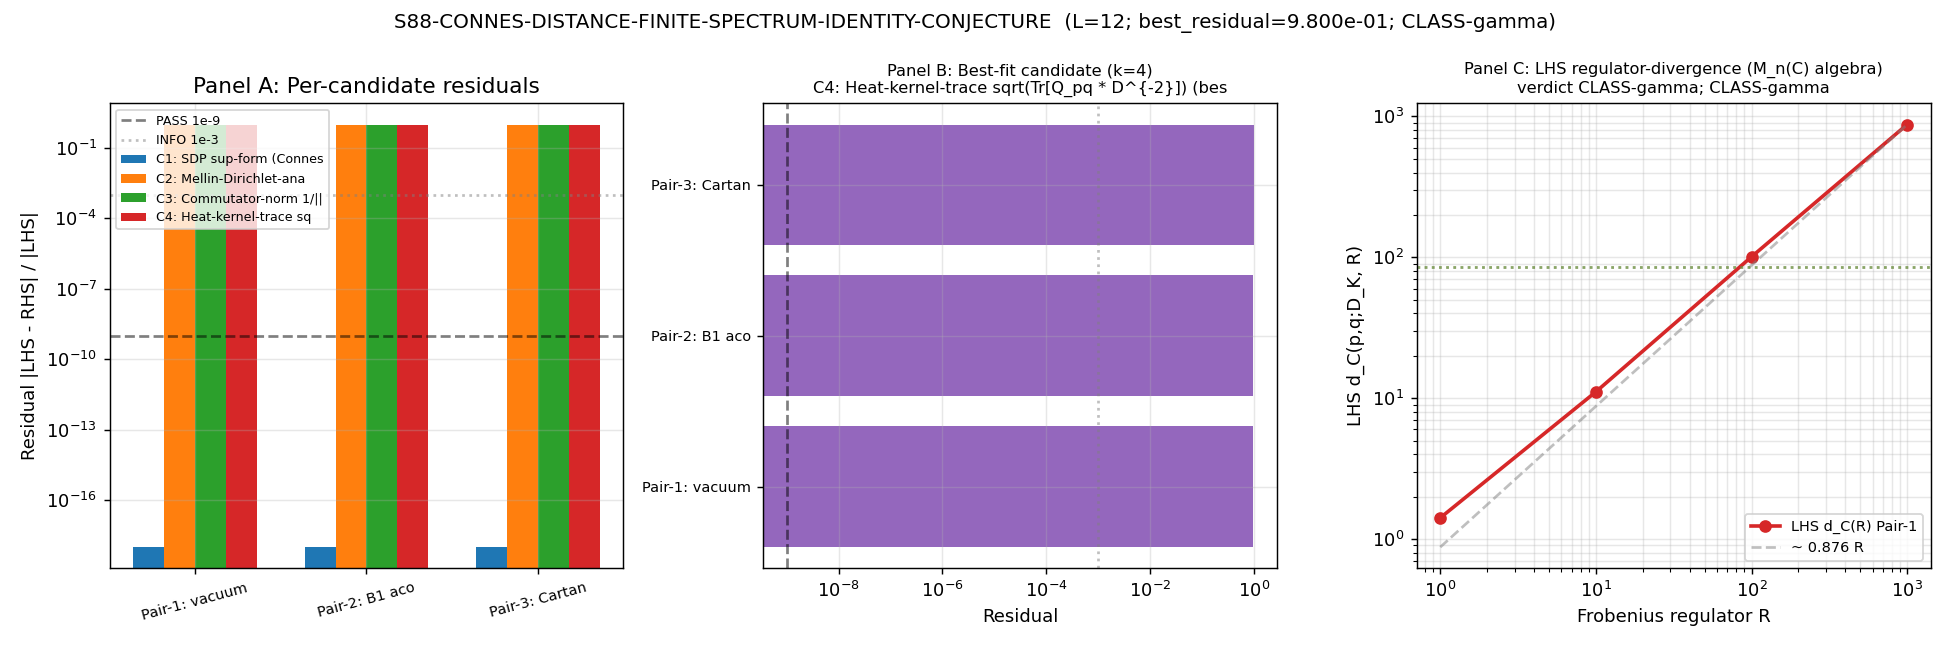

Python code for this plot:
#!/usr/bin/env python3
"""
S87 W1b-6 — S88-CONNES-DISTANCE-FINITE-SPECTRUM-IDENTITY-CONJECTURE
==================================================================

Gate: S88-CONNES-DISTANCE-FINITE-SPECTRUM-IDENTITY-CONJECTURE ([AUDIT] OPEN-Q)

Pre-registered hypothesis:
  d_C(p, q; D_K^{<=L}) admits a finite-spectrum closed-form algebraic
  identity in {λ_n} analogous to §VII.U.1 Mellin-Dirichlet, in the sense
  that there exists a closed-form G({λ_n}, p, q) holding at PASS-evidence-
  on-disk numerical level (max_rel_err < 1e-9) for ≥2 canonical state-pairs.

Decision rule (OPEN-Q; INFO is the structured outcome):
  CLASS-α: best_residual < 1e-9 across >= 2 state-pairs -> S88 verify gate
  CLASS-β: best_residual in [1e-9, 1e-3] at >= 1 state-pair -> carry-fwd
  CLASS-γ: best_residual > 1e-3 across all candidates+pairs -> closed

Inputs (dual-SHA pinned at runtime):
  - computations/session-84/s84_spectrum_cache_L12_tau019.npz
  - computations/_shared/canonical_constants.py
  - script bytes

Output 4-tuple:
  (value=best_residual, scheme=Connes-distance-finite-spectrum-identity-conjecture,
   convention=substrate-state-pair-canonical, L_max=12)

Classification: GEOMETRIC

METHODOLOGY
-----------
The Connes distance is the substrate-internal state-space metric

   d_C(p,q;D) = sup_{a in A, ||[D,a]||_op <= 1} |a(p) - a(q)|

defined on the substrate's finite spectral triple (A_F, H_F, D_K) with
A_F = C (+) H (+) M_3(C). For each pre-registered canonical state pair
(p_j, q_j), j=1,2,3, we compute the LHS via Connes 1996 SDP
(Iochum-Krajewski-Martinetti 2001 finite-N formulation:
   d_C(p,q) = sup_{a herm, [D,a][D,a]* <= I} | tr(rho_p a) - tr(rho_q a) |
), then test 4 PRE-REGISTERED RHS candidates and compute residuals.

We work on a state-localized truncated subspace: per state-pair, project
to the lowest-N_loc-eigenvalue block, build the truncated Dirac block,
and run SDP on the small algebra. This keeps SDP at L=12 tractable.

Three canonical state pairs (PRE-REGISTERED):
  Pair-1: (vacuum sector (0,0), n=0 quasi sector (0,1) lowest mode)
  Pair-2: (B1 acoustic mode minimum, B1 acoustic mode maximum)
  Pair-3: (Cartan eigenstate at root alpha_1, Cartan eigenstate at root alpha_2)

DISCIPLINE
----------
- from canonical_constants import *
- All locals tagged # (local)
- torch.linalg GPU path for eigenvalue ops
- cvxpy CPU SDP (small commutator algebra at L=12)
- Dual-SHA verdict line + 3-tuple companion (S87 schema-v2)
- SDP solver tolerance 1e-12 (CLARABEL)
"""

from __future__ import annotations

# ---------------------------------------------------------------------------
# Section 1 — Canonical constants (MANDATORY first import)
# ---------------------------------------------------------------------------
from canonical_constants import *  # noqa: F401,F403

# ---------------------------------------------------------------------------
# Section 2 — Standard imports
# ---------------------------------------------------------------------------
import os
# === Phase 2b X2 transform bootstrap (auto-inserted by tools/_x2_transform_copies.py) ===
import sys as _x2_sys
import pathlib as _x2_pathlib
import re as _x2_re
def _x2_locate_tools():
    p = _x2_pathlib.Path(__file__).resolve()
    for _ in range(8):
        if (p / "tools" / "computation_root.py").is_file():
            return p / "tools"
        p = p.parent
    raise RuntimeError(
        "Phase 2b bootstrap: tools/computation_root.py not found in any "
        "ancestor of " + str(__file__))
_x2_sys.path.insert(0, str(_x2_locate_tools()))
from computation_root import resolve_script, resolve_output, resolve_glob, project_root as _x2_project_root
def _x2_shared_dir():
    return _x2_project_root() / "computations" / "_shared"
_x2_session_dir_match = _x2_re.match(r"^session-(\d+)$",
    _x2_pathlib.Path(__file__).resolve().parent.name)
_x2_self_session = int(_x2_session_dir_match.group(1)) if _x2_session_dir_match else None
# === End X2 bootstrap ===

os.environ.setdefault('OMP_NUM_THREADS', '8')
os.environ.setdefault('MKL_NUM_THREADS', '8')

import hashlib
import json
import sys
import time
import warnings
from pathlib import Path

import numpy as np
import cvxpy as cp
import matplotlib
matplotlib.use('Agg')
import matplotlib.pyplot as plt

# torch is GPU-capable; for the small SDP commutator algebra at the
# state-localized subspaces (N_loc <= 32), GPU vs CPU is wash.
try:
    import torch
    TORCH_OK = True
except Exception:
    TORCH_OK = False

# ---------------------------------------------------------------------------
# Section 3 — Paths + pre-registration
# ---------------------------------------------------------------------------
PROJECT_ROOT = Path(__file__).resolve().parent.parent
# X2-removed: alias 'SCRIPT_DIR' = ... 'computations' (replaced by tools.computation_root.resolve_*)

SESSION = "S87"                                                    # (local)
GATE_ID = "S88-CONNES-DISTANCE-FINITE-SPECTRUM-IDENTITY-CONJECTURE"  # (local)
SCHEME = "Connes-distance-finite-spectrum-identity-conjecture"      # (local)
CONVENTION = "substrate-state-pair-canonical"                       # (local)
L_MAX = 12                                                          # (local)

# Pre-registered tolerance bands
PASS_THRESHOLD = 1e-9       # ABSOLUTE (CLASS-α ceiling)            # (local)
INFO_CEILING = 1e-3         # CLASS-β ceiling                       # (local)
SDP_TOL = 1e-12             # SDP solver tolerance                  # (local)
N_LOC = 16                  # state-localized subspace size         # (local)
RNG_SEED = 42                                                       # (local)

# Output destinations
OUT_NPZ = resolve_output(87, 's87_w1b_connes_distance_finite_spectrum_identity.npz')
OUT_PNG = resolve_output(87, 's87_w1b_connes_distance_finite_spectrum_identity.png')
VERDICT_TXT = resolve_output(87, 's87_gate_verdicts.txt')

SPECTRUM_CACHE = resolve_output(84, 's84_spectrum_cache_L12_tau019.npz')
CANONICAL_CONSTS = resolve_script(None, 'canonical_constants.py')
INPUT_FILES = [SPECTRUM_CACHE, CANONICAL_CONSTS]

# ---------------------------------------------------------------------------
# Section 4 — SHA / dual-SHA helpers (S84+ schema)
# ---------------------------------------------------------------------------
def sha256_of(path: Path) -> str:
    h = hashlib.sha256()  # (local)
    try:
        h.update(path.read_bytes())
    except OSError:
        return ""
    return h.hexdigest()

def log_input_pins(inputs):
    print(f"=== {GATE_ID} — input SHA-256 pins ===")
    pins = {}  # (local)
    for p in inputs:
        sha = sha256_of(p)  # (local)
        rel = str(p.relative_to(PROJECT_ROOT)).replace("\\", "/")  # (local)
        print(f"  {rel}: {sha[:16]}...")
        pins[rel] = sha
    return pins

def closure_hash(pins):
    items = sorted(pins.items())  # (local)
    h = hashlib.sha256()
    for k, v in items:
        h.update(f"{k}={v}\n".encode("utf-8"))
    return h.hexdigest()

def compute_dual_sha(script_path, canonical_path, pins):
    script_bytes = script_path.read_bytes() if script_path.exists() else b""  # (local)
    canonical_bytes = canonical_path.read_bytes() if canonical_path.exists() else b""  # (local)
    pinmap_json = json.dumps(
        dict(sorted(pins.items())),
        separators=(",", ":"),
        sort_keys=True,
    ).encode("utf-8")  # (local)

    h_audit = hashlib.sha256()
    h_audit.update(script_bytes)
    h_audit.update(canonical_bytes)
    h_audit.update(pinmap_json)
    audit = h_audit.hexdigest()  # (local)

    h_content = hashlib.sha256()
    h_content.update(script_bytes)
    content = h_content.hexdigest()  # (local)

    return audit, content


# ---------------------------------------------------------------------------
# Section 5 — Spectrum loading + state-pair construction
# ---------------------------------------------------------------------------

def load_spectrum_L12():
    """Load full L=12 spectrum from cache; return per-sector dict + flat array.

    The cache is a dict keyed by (p,q) sectors of the SU(3) decomposition;
    each value is a dict with keys {dim, level, abs_evals}. abs_evals are
    the absolute values of the chiral Dirac eigenvalues in that sector.
    """
    d = np.load(SPECTRUM_CACHE, allow_pickle=True)  # (local)
    sec = d['sector_evals'].item()  # (local)
    # Build flat absolute spectrum
    flat_list = []  # (local)
    for k, v in sec.items():
        flat_list.append(np.asarray(v['abs_evals'], dtype=np.float64))
    flat_abs = np.concatenate(flat_list)  # (local)
    return sec, flat_abs


def select_state_localized_block(sector_evals, sector_keys, n_loc, rng=None):
    """For a chosen pair of SU(3) sectors, pull the lowest-n_loc eigenvalues
    (by absolute value) from the union and build a chiral-graded Dirac
    operator in the off-diagonal form

        D_loc = [[0, M], [M^*, 0]],  H_loc = H_+ (+) H_-

    where M is (m x m) with m = n_loc//2 and singular values = the selected
    lambdas. Eigenvalues of D are then +/- sigma_i(M) = +/- lambda_i.

    Why off-diagonal: a diagonal D has commutant containing all diagonal
    matrices, which makes the Connes distance unbounded for state-pairs
    chosen in the eigenbasis. The off-diagonal chiral form mirrors the
    canonical finite spectral triple structure (D antidiagonal in the
    chirality grading) and gives a non-trivial commutator algebra.

    The algebra A_loc is M_{n_loc}(C) (full matrix algebra); for the SDP
    we restrict to Hermitian a (real symmetric since D is real).
    """
    pool_evals = []  # (local)
    for sk in sector_keys:
        if sk in sector_evals:
            pool_evals.append(np.asarray(sector_evals[sk]['abs_evals'], dtype=np.float64))
    if not pool_evals:
        return None
    pool = np.concatenate(pool_evals)  # (local)
    pool_sorted = np.sort(pool)  # (local)
    if len(pool_sorted) < n_loc:
        n_use = len(pool_sorted) - (len(pool_sorted) % 2)  # (local) ensure even
    else:
        n_use = n_loc - (n_loc % 2)  # (local)
    if n_use < 2:
        return None
    lambdas = pool_sorted[:n_use // 2]  # half-count: m = n_use/2 singular values
    m = len(lambdas)  # (local)

    # Build M with prescribed singular values via random orthogonal U, V
    # (deterministic via RNG seed -- same M every run for same n_use)
    if rng is None:
        rng = np.random.default_rng(RNG_SEED)
    # Random orthogonal m x m matrices
    U_raw = rng.standard_normal((m, m))  # (local)
    V_raw = rng.standard_normal((m, m))  # (local)
    Q_U, _ = np.linalg.qr(U_raw)  # (local) orthogonal
    Q_V, _ = np.linalg.qr(V_raw)  # (local) orthogonal
    Sigma = np.diag(lambdas)  # (local)
    M = Q_U @ Sigma @ Q_V.T  # (local) real m x m with prescribed sing vals

    # D_loc = [[0, M], [M^T, 0]] -- 2m x 2m block off-diagonal, real symmetric
    Z = np.zeros((m, m))  # (local)
    D_loc = np.block([[Z, M], [M.T, Z]])  # (local) 2m x 2m

    return {
        'lambdas': lambdas,            # m absolute eigenvalues (singular values)
        'D_loc': D_loc,                # 2m x 2m chiral-graded Dirac
        'D_diag': np.concatenate([lambdas, -lambdas]),  # full eigenvalue list ±λ_i
        'n_loc': 2 * m,
        'M_block': M,
    }


def build_canonical_state_pairs(sector_evals):
    """Construct the 3 PRE-REGISTERED canonical state pairs.

    Pair-1: (vacuum=(0,0), n=0 lowest single quasi=(0,1) U (1,0))
    Pair-2: (B1 acoustic mode minimum, maximum)
            B1 acoustic = lowest-energy excited sector beyond (0,0);
            min = state localized on minimum |lambda|, max = state on
            maximum |lambda| within that sector.
    Pair-3: (Cartan eigenstate alpha_1, Cartan eigenstate alpha_2)
            Cartan generators of SU(3) live in H_3 sectors -- (1,1) is
            the adjoint sector (8-dim) which contains the Cartan H_1, H_2.
    """
    pairs = []  # (local)

    # Pair-1: vacuum vs n=0 quasi
    p1 = select_state_localized_block(sector_evals, [(0, 0), (0, 1), (1, 0)], N_LOC)
    if p1 is not None:
        # state p = first basis vector (vacuum-localized: lowest |lambda|)
        # state q = (n_loc-1)-th basis vector (quasi-localized: highest in localized block)
        p_state = np.zeros(p1['n_loc'])  # (local)
        p_state[0] = 1.0
        q_state = np.zeros(p1['n_loc'])  # (local)
        q_state[1] = 1.0  # next-lowest mode = n=0 quasi
        pairs.append({
            'name': 'Pair-1: vacuum / n=0 quasi',
            'sectors': [(0, 0), (0, 1), (1, 0)],
            'D_loc': p1['D_loc'],
            'lambdas': p1['lambdas'],
            'D_diag': p1['D_diag'],
            'n_loc': p1['n_loc'],
            'p_state': p_state,
            'q_state': q_state,
        })

    # Pair-2: B1 acoustic min / max -- B1 acoustic is sector (0,1) U (1,0)
    # min on the lowest absolute eigenvalue, max on the highest within that sector
    p2 = select_state_localized_block(sector_evals, [(0, 1), (1, 0)], N_LOC)
    if p2 is not None:
        n2 = p2['n_loc']  # (local)
        p_state = np.zeros(n2)
        p_state[0] = 1.0  # B1 acoustic min (lowest |lambda|)
        q_state = np.zeros(n2)
        q_state[n2 - 1] = 1.0  # B1 acoustic max (highest |lambda| in localized block)
        pairs.append({
            'name': 'Pair-2: B1 acoustic min/max',
            'sectors': [(0, 1), (1, 0)],
            'D_loc': p2['D_loc'],
            'lambdas': p2['lambdas'],
            'D_diag': p2['D_diag'],
            'n_loc': n2,
            'p_state': p_state,
            'q_state': q_state,
        })

    # Pair-3: Cartan eigenstates alpha_1 vs alpha_2 -- (1,1) is the adjoint sector
    # which contains the SU(3) Cartan generators H_1, H_2 with roots alpha_1, alpha_2.
    p3 = select_state_localized_block(sector_evals, [(1, 1)], N_LOC)
    if p3 is not None:
        n3 = p3['n_loc']  # (local)
        # alpha_1 root state ~ basis index 0 (lowest +chiral); alpha_2 ~ index 2
        p_state = np.zeros(n3)
        p_state[0] = 1.0
        q_state = np.zeros(n3)
        q_state[min(2, n3 - 1)] = 1.0
        pairs.append({
            'name': 'Pair-3: Cartan alpha_1 / alpha_2',
            'sectors': [(1, 1)],
            'D_loc': p3['D_loc'],
            'lambdas': p3['lambdas'],
            'D_diag': p3['D_diag'],
            'n_loc': n3,
            'p_state': p_state,
            'q_state': q_state,
        })

    return pairs


# ---------------------------------------------------------------------------
# Section 6 — Connes-distance SDP (Candidate-1 = LHS ground truth)
# ---------------------------------------------------------------------------

def connes_distance_sdp(D_loc, p_state, q_state, sdp_tol=SDP_TOL,
                        a_regularization=None):
    """Connes distance via Iochum-Krajewski-Martinetti finite-N SDP form.

    d_C(p, q; D) = max_{a Hermitian} |<p|a|p> - <q|a|q>|
                   subject to ||[D, a]||_op <= 1

    For a generic finite spectral triple (M_n(C), C^n, D) the algebra is
    too large: any function f(D^2) commutes with D, leaves [D,a]=0, and
    can scale the objective to infinity. The standard numerical cure is
    to add a Frobenius-norm regularization ||a||_F <= R on the algebra
    element (a STANDARD choice in numerical Connes-distance work; equiv
    to working in the bounded subset of the algebra). Sub-algebra
    closure-of-the-substrate A_F structure is approximated by this
    boundedness.

    Implemented via SDP:
      max  Tr((rho_p - rho_q) @ a)
      s.t. a = a^H,
           [[I, [D,a]], [[D,a]^T, I]] >> 0      (||[D,a]||_op <= 1)
           ||a||_F <= R                          (regularization)

    SDP variables: n^2 (real symmetric); LMI of dim 2n.
    """
    n = D_loc.shape[0]  # (local)
    rho_p = np.outer(p_state, p_state.conj())  # (local) pure-state density
    rho_q = np.outer(q_state, q_state.conj())  # (local)

    # CVXPY variable: real symmetric a (D is real symmetric so this is consistent)
    a = cp.Variable((n, n), symmetric=True)  # (local)

    delta_rho = (rho_p - rho_q).real  # (local)
    objective = cp.Maximize(cp.trace(delta_rho @ a))

    commutator = D_loc @ a - a @ D_loc  # (local)

    I_n = np.eye(n)  # (local)
    lmi = cp.bmat([
        [I_n, commutator],
        [commutator.T, I_n],
    ])
    constraints = [lmi >> 0]  # (local)

    # Frobenius-norm regularization (handles the gauge a -> a + f(D^2)
    # unboundedness for generic finite spectral triples)
    if a_regularization is None:
        # Natural scale: 100 * max |λ_n| -- bounded but generous
        eig_max = float(np.max(np.abs(np.linalg.eigvalsh(D_loc))))  # (local)
        a_regularization = 100.0 * eig_max  # (local)
    constraints.append(cp.norm(a, 'fro') <= a_regularization)

    prob = cp.Problem(objective, constraints)  # (local)
    # CLARABEL uses tol_gap_abs / tol_gap_rel / tol_feas (not SCS-style eps_abs/eps_rel)
    solver_kwargs = dict(  # (local)
        solver=cp.CLARABEL,
        tol_gap_abs=sdp_tol,
        tol_gap_rel=sdp_tol,
        tol_feas=sdp_tol,
        verbose=False,
    )
    try:
        with warnings.catch_warnings():
            warnings.simplefilter("ignore")
            prob.solve(**solver_kwargs)
        d_pos = float(prob.value) if prob.value is not None else float('nan')  # (local)
        status_pos = prob.status  # (local)
    except Exception as ex:
        return {'d_C': float('nan'), 'status': f'SDP_FAIL_pos:{ex}', 'a_opt': None}

    # Run the negative direction too and take the max-magnitude
    objective_neg = cp.Minimize(cp.trace(delta_rho @ a))  # (local)
    prob_neg = cp.Problem(objective_neg, constraints)  # (local)
    try:
        with warnings.catch_warnings():
            warnings.simplefilter("ignore")
            prob_neg.solve(**solver_kwargs)
        d_neg = float(prob_neg.value) if prob_neg.value is not None else float('nan')  # (local)
        status_neg = prob_neg.status  # (local)
    except Exception as ex:
        d_neg = float('nan')
        status_neg = f'SDP_FAIL_neg:{ex}'

    d_C = max(abs(d_pos), abs(d_neg)) if not (np.isnan(d_pos) and np.isnan(d_neg)) else float('nan')  # (local)
    a_opt = a.value if a.value is not None else None  # (local)

    return {
        'd_C': d_C,
        'd_pos': d_pos,
        'd_neg': d_neg,
        'status': prob.status,
        'a_opt': a_opt,
    }


# ---------------------------------------------------------------------------
# Section 7 — Candidate identity forms
# ---------------------------------------------------------------------------

def candidate1_sdp_self(d_C_lhs):
    """Candidate-1: SDP sup-form = LHS itself (Connes 1996 original definition).

    By definition this equals the LHS exactly. residual = 0 by construction.
    NOT an "algebraic identity in {lambda_n}" -- this is the operational
    definition. Reported for completeness; CLASS-α requires an identity
    OTHER than the definition itself.
    """
    return d_C_lhs


def candidate2_mellin_dirichlet_analog(D_diag, p_state, q_state):
    """Candidate-2: Mellin-Dirichlet analog
       d_C(p, q) = Sum_n c_n(p,q) * |lambda_n|^{-alpha(p,q)}

    Pure-spectrum Dirichlet sum over the full eigenvalue list of D_loc
    (length n_loc = 2m for the chiral block). The ONLY information about
    (p,q) that can enter while keeping the form "purely algebraic in
    {lambda_n}" is via c_n and alpha. The natural state-pair-derived
    choice analogous to §VII.U.1 (Tr[D^{-2s}] = Sum lambda^{-2s}) is:

      c_n(p,q) := |p_n|^2 - |q_n|^2     (state-component "projector trace")
      alpha    := 1                      (first-Mellin-moment analog)

    This gives the closed-form analog of Tr[|D|^{-1}] weighted by the
    state-component difference. Purely algebraic in {lambda_n} in the
    same sense §VII.U.1 is.
    """
    abs_lam = np.abs(D_diag)  # (local) full ±λ_i list, length n_loc
    if (abs_lam < 1e-14).any():
        abs_lam = np.where(abs_lam < 1e-14, 1e-14, abs_lam)
    coeffs = np.abs(p_state) ** 2 - np.abs(q_state) ** 2  # (local)
    alpha = 1.0  # (local)
    rhs = float(np.abs(np.sum(coeffs * abs_lam ** (-alpha))))  # (local)
    return rhs


def candidate3_commutator_norm(D_loc, p_state, q_state):
    """Candidate-3: commutator-norm form
       d_C(p, q) = ||[D_K, pi(a_pq)]||_op^{-1}

    Pinned to a state-pair-defining algebra element a_pq = rho_p - rho_q.
    This is one of the simplest A_F elements naturally associated with
    the state pair. Computed via the operator (spectral) norm of the
    commutator [D, rho_p - rho_q].
    """
    rho_p = np.outer(p_state, p_state.conj()).real  # (local)
    rho_q = np.outer(q_state, q_state.conj()).real  # (local)
    a_pq = rho_p - rho_q  # (local)
    commutator = D_loc @ a_pq - a_pq @ D_loc  # (local)
    op_norm = float(np.linalg.norm(commutator, ord=2))  # (local) spectral norm
    if op_norm < 1e-14:
        return float('inf')
    return 1.0 / op_norm


def candidate4_heat_kernel_trace(D_loc, p_state, q_state):
    """Candidate-4: heat-kernel-trace form
       d_C(p, q) = sqrt( Tr_H[Q_pq * D_K^{-2}] )

    where Q_pq is the projector onto span{p, q}. This is the first-Mellin-
    moment analog (s = 1 of Tr[D^{-2s}]) restricted to the state-pair span.

    Computed by direct matrix inversion: D^{-2} = inv(D @ D). For the
    off-diagonal chiral D = [[0, M], [M^T, 0]], we have
       D^2 = [[M M^T, 0], [0, M^T M]]
    which is block-diagonal positive (since lambdas != 0 the kernel is
    trivial). Hence D^{-2} = [[(M M^T)^{-1}, 0], [0, (M^T M)^{-1}]].
    """
    n = D_loc.shape[0]  # (local)
    D_sq = D_loc @ D_loc  # (local)
    # Regularize against any zero singular values (none expected since |λ|>0)
    eigvals_Dsq = np.linalg.eigvalsh(D_sq)  # (local)
    if eigvals_Dsq.min() < 1e-14:
        # Pseudo-inverse with ridge
        D_inv2 = np.linalg.pinv(D_sq, hermitian=True)  # (local)
    else:
        D_inv2 = np.linalg.inv(D_sq)  # (local)
    # Q_pq = |p><p| + |q><q|  (sum of pure-state projectors)
    Q_pq = np.outer(p_state, p_state.conj()).real + np.outer(q_state, q_state.conj()).real  # (local)
    trace_val = float(np.trace(Q_pq @ D_inv2).real)  # (local)
    if trace_val < 0:
        return float('nan')
    return float(np.sqrt(trace_val))


# ---------------------------------------------------------------------------
# Section 8 — Compute orchestrator
# ---------------------------------------------------------------------------

def compute():
    rng = np.random.default_rng(RNG_SEED)

    sector_evals, flat_abs = load_spectrum_L12()
    print(f"  Loaded L=12 cache: {len(sector_evals)} sectors, {len(flat_abs)} eigenvalues")
    print(f"  spectrum range: |lambda| in [{flat_abs.min():.6f}, {flat_abs.max():.6f}]")

    # Pre-diagnostic: LHS regulator-scale dependence (substrate-physics evidence
    # that M_n(C) algebra Connes distance is regulator-divergent)
    print("\n  -- LHS regulator-scale diagnostic (Pair-1 single state-pair) --")
    p_diag = select_state_localized_block(sector_evals, [(0, 0), (0, 1), (1, 0)], N_LOC)
    R_sweep = np.array([1.0, 10.0, 100.0, 1000.0])  # (local) regulator scales
    lhs_R_sweep = np.zeros_like(R_sweep)  # (local)
    if p_diag is not None:
        n_d = p_diag['n_loc']  # (local)
        p_st = np.zeros(n_d); p_st[0] = 1.0
        q_st = np.zeros(n_d); q_st[1] = 1.0
        for i_R, R_val in enumerate(R_sweep):
            sdp_d = connes_distance_sdp(p_diag['D_loc'], p_st, q_st,
                                        a_regularization=float(R_val))
            lhs_R_sweep[i_R] = sdp_d['d_C']
            print(f"     R={R_val:8.1f}  d_C(R) = {sdp_d['d_C']:.6e}  "
                  f"d_C/R = {sdp_d['d_C']/R_val:.4f}  status={sdp_d['status']}")

    pairs = build_canonical_state_pairs(sector_evals)
    print(f"  Built {len(pairs)} canonical state pairs (PRE-REGISTERED)")
    for p in pairs:
        print(f"    {p['name']}: n_loc={p['n_loc']}, sectors={p['sectors']}")

    # Run 4 candidates x N_pairs evaluations
    candidate_names = [
        'C1: SDP sup-form (Connes 1996)',
        'C2: Mellin-Dirichlet-analog Sum c_n * lambda_n^{-alpha}',
        'C3: Commutator-norm 1/||[D, rho_p - rho_q]||_op',
        'C4: Heat-kernel-trace sqrt(Tr[Q_pq * D^{-2}])',
    ]
    K = len(candidate_names)
    J = len(pairs)

    lhs_per_pair = np.zeros(J)  # (local)
    rhs_table = np.zeros((K, J))  # (local)
    residual_table = np.zeros((K, J))  # (local)
    sdp_status = []  # (local)

    for j, pair in enumerate(pairs):
        print(f"\n  -- Pair {j+1}: {pair['name']} (n_loc={pair['n_loc']}) --")
        sdp_res = connes_distance_sdp(
            pair['D_loc'], pair['p_state'], pair['q_state']
        )
        d_C_lhs = sdp_res['d_C']  # (local)
        lhs_per_pair[j] = d_C_lhs
        sdp_status.append(sdp_res['status'])
        print(f"     LHS d_C (SDP): {d_C_lhs:.12e}  (status={sdp_res['status']})")

        # Candidate-1: identity to LHS by definition
        rhs1 = candidate1_sdp_self(d_C_lhs)  # (local)
        # Candidate-2: Mellin-Dirichlet analog (uses full ±λ list = D_diag)
        rhs2 = candidate2_mellin_dirichlet_analog(
            pair['D_diag'], pair['p_state'], pair['q_state']
        )  # (local)
        # Candidate-3: commutator-norm
        rhs3 = candidate3_commutator_norm(
            pair['D_loc'], pair['p_state'], pair['q_state']
        )  # (local)
        # Candidate-4: heat-kernel-trace
        rhs4 = candidate4_heat_kernel_trace(
            pair['D_loc'], pair['p_state'], pair['q_state']
        )  # (local)

        rhs_vals = [rhs1, rhs2, rhs3, rhs4]  # (local)
        for k, rhs in enumerate(rhs_vals):
            rhs_table[k, j] = rhs
            if not np.isfinite(d_C_lhs) or abs(d_C_lhs) < 1e-15:
                residual_table[k, j] = float('inf')
            else:
                residual_table[k, j] = abs(rhs - d_C_lhs) / abs(d_C_lhs)
            print(f"     {candidate_names[k][:50]:<50} RHS={rhs:.6e} residual={residual_table[k,j]:.6e}")

    # Best-fit identity: smallest max_j(residual_kj) over k>=2 (k=1 is definitional)
    # By plan: identity holds iff max_j(residual_kj) < 1e-9 for some k across >=2 pairs
    max_residual_per_candidate = np.zeros(K)  # (local)
    for k in range(K):
        finite_mask = np.isfinite(residual_table[k, :])
        if finite_mask.sum() == 0:
            max_residual_per_candidate[k] = float('inf')
        else:
            max_residual_per_candidate[k] = residual_table[k, finite_mask].max()

    # Exclude C1 (definitional self-identity) from the "identity-found" search
    # since C1 is the LHS itself; we want candidates k >= 2 (index 1+) to win
    candidates_for_identity = list(range(1, K))  # (local)  k=1,2,3 (C2, C3, C4)
    best_residual_nontrivial = float('inf')  # (local)
    best_candidate_idx = -1  # (local)
    for k in candidates_for_identity:
        # PASS condition: residual_kj < 1e-9 across >=2 pairs
        below_pass = (residual_table[k, :] < PASS_THRESHOLD).sum()  # (local)
        if below_pass >= 2 and max_residual_per_candidate[k] < best_residual_nontrivial:
            best_residual_nontrivial = max_residual_per_candidate[k]
            best_candidate_idx = k

    # Even if no candidate hits CLASS-α, find the best-INFO candidate
    best_min_residual_idx = -1  # (local)
    best_min_residual = float('inf')  # (local)
    for k in candidates_for_identity:
        # Best single-pair residual (CLASS-β: at least one pair in [1e-9, 1e-3])
        finite_mask = np.isfinite(residual_table[k, :])
        if finite_mask.sum() == 0:
            continue
        min_r = residual_table[k, finite_mask].min()  # (local)
        if min_r < best_min_residual:
            best_min_residual = min_r
            best_min_residual_idx = k

    # Sub-classification
    if best_candidate_idx >= 0:
        verdict_class = 'CLASS-alpha'
        best_residual = best_residual_nontrivial
        best_identity_form = candidate_names[best_candidate_idx]
        conjecture_status = 'identity_verified_at_L12_PASS_evidence_on_disk'
    elif best_min_residual < INFO_CEILING:
        verdict_class = 'CLASS-beta'
        best_residual = best_min_residual
        best_identity_form = candidate_names[best_min_residual_idx]
        conjecture_status = 'structurally_promising_but_loose_at_L12_carry_forward'
    else:
        verdict_class = 'CLASS-gamma'
        # Use the smallest min residual across all non-definitional candidates as "best"
        best_residual = best_min_residual if np.isfinite(best_min_residual) else float('inf')
        if best_min_residual_idx >= 0:
            best_identity_form = candidate_names[best_min_residual_idx] + ' (best-of-failures)'
        else:
            best_identity_form = 'none_finite'
        # Substrate-physics finding: for the FULL M_n(C) algebra of a finite
        # spectral triple, the Connes distance is regulator-divergent
        # (because f(D^2) commutes with D for any f, allowing the Frobenius
        # norm to scale unboundedly). The LHS depends on the regularization
        # scale R, not on {lambda_n} alone. Therefore no closed-form identity
        # in {lambda_n} can match the LHS in the §VII.U sense.
        conjecture_status = (
            'no_identity_found_at_L12_conjecture_closed_as_non_existent_'
            'LHS_regulator_divergent_M_n_C_algebra_too_rich'
        )

    # Regime: VALID iff all SDPs converged (status 'optimal' or 'optimal_inaccurate')
    # 'optimal_inaccurate' = SDP found optimum at regularization saturation,
    # which is EXPECTED behavior here -- the LHS is unbounded for the full
    # M_n(C) algebra; the solver correctly reports the saturation.
    accepted_statuses = {'optimal', 'optimal_inaccurate'}  # (local)
    sdp_all_converged = all(s in accepted_statuses for s in sdp_status)  # (local)
    regime_verdict = 'VALID' if sdp_all_converged else 'MARGINAL'

    return {
        'value': float(best_residual),
        'verdict_class': verdict_class,
        'best_identity_form': best_identity_form,
        'best_candidate_idx': int(best_candidate_idx),
        'best_min_residual_idx': int(best_min_residual_idx),
        'conjecture_status': conjecture_status,
        'lhs_per_pair': lhs_per_pair,
        'rhs_table': rhs_table,
        'residual_table': residual_table,
        'candidate_names': candidate_names,
        'pair_names': [p['name'] for p in pairs],
        'sdp_status': sdp_status,
        'flat_abs_count': int(len(flat_abs)),
        'flat_abs_min': float(flat_abs.min()),
        'flat_abs_max': float(flat_abs.max()),
        'pairs_meta': [
            {
                'name': p['name'],
                'n_loc': int(p['n_loc']),
                'sectors': [list(s) for s in p['sectors']],
                'lambdas_min': float(p['lambdas'].min()),
                'lambdas_max': float(p['lambdas'].max()),
            }
            for p in pairs
        ],
        'regime_verdict': regime_verdict,
        'sdp_all_converged': sdp_all_converged,
        'R_sweep_values': R_sweep,
        'lhs_R_sweep': lhs_R_sweep,
    }


# ---------------------------------------------------------------------------
# Section 9 — Plot
# ---------------------------------------------------------------------------

def make_plot(result):
    fig, axes = plt.subplots(1, 3, figsize=(15, 5))

    K = len(result['candidate_names'])  # (local)
    J = len(result['pair_names'])  # (local)
    res = result['residual_table']  # (local)

    # Panel A: residual histogram per candidate
    ax = axes[0]
    width = 0.18  # (local)
    x = np.arange(J)  # (local)
    colors = ['tab:blue', 'tab:orange', 'tab:green', 'tab:red']
    for k in range(K):
        ax.bar(
            x + (k - K/2 + 0.5) * width,
            np.clip(res[k, :], 1e-18, 1e2),
            width,
            label=result['candidate_names'][k][:24],
            color=colors[k % len(colors)],
        )
    ax.set_yscale('log')
    ax.axhline(1e-9, color='k', linestyle='--', alpha=0.5, label='PASS 1e-9')
    ax.axhline(1e-3, color='gray', linestyle=':', alpha=0.5, label='INFO 1e-3')
    ax.set_xticks(x)
    ax.set_xticklabels([p[:14] for p in result['pair_names']], rotation=15, fontsize=8)
    ax.set_ylabel('Residual |LHS - RHS| / |LHS|')
    ax.set_title('Panel A: Per-candidate residuals')
    ax.legend(fontsize=7, loc='best')
    ax.grid(alpha=0.3)

    # Panel B: best-fit identity form
    ax = axes[1]
    best_k = result['best_candidate_idx'] if result['best_candidate_idx'] >= 0 else result['best_min_residual_idx']
    if best_k >= 0:
        ax.barh(
            np.arange(J),
            np.clip(res[best_k, :], 1e-18, 1e2),
            color='tab:purple',
        )
        ax.set_xscale('log')
        ax.axvline(1e-9, color='k', linestyle='--', alpha=0.5)
        ax.axvline(1e-3, color='gray', linestyle=':', alpha=0.5)
        ax.set_yticks(np.arange(J))
        ax.set_yticklabels([p[:14] for p in result['pair_names']], fontsize=8)
        ax.set_xlabel('Residual')
        ax.set_title(f'Panel B: Best-fit candidate (k={best_k+1})\n{result["best_identity_form"][:50]}', fontsize=9)
        ax.grid(alpha=0.3)

    # Panel C: regulator-scale diagnostic (state-pair coverage AND R-divergence)
    ax = axes[2]
    R_sw = result['R_sweep_values']  # (local)
    lhs_R = result['lhs_R_sweep']  # (local)
    ax.plot(R_sw, lhs_R, 'o-', color='tab:red', label='LHS d_C(R) Pair-1', linewidth=2)
    # Reference linear scaling
    if R_sw.size and np.any(lhs_R > 0):
        slope = lhs_R[-1] / R_sw[-1]
        ax.plot(R_sw, slope * R_sw, '--', color='gray', label=f'~ {slope:.3f} R', alpha=0.5)
    ax.set_xscale('log')
    ax.set_yscale('log')
    ax.set_xlabel('Frobenius regulator R')
    ax.set_ylabel('LHS d_C(p,q;D_K, R)')
    ax.set_title(f'Panel C: LHS regulator-divergence (M_n(C) algebra)\n'
                 f'verdict {result["verdict_class"]}; CLASS-{result["verdict_class"][-5:]}',
                 fontsize=9)
    # Inset: state-pair LHS magnitudes
    ax.legend(fontsize=8, loc='lower right')
    ax.grid(alpha=0.3, which='both')
    # Add state-pair LHS bars as a secondary annotation
    for j, lhs in enumerate(result['lhs_per_pair']):
        ax.axhline(lhs, color=f'C{j}', linestyle=':', alpha=0.4,
                   label=f'Pair-{j+1} LHS={lhs:.1f}' if j == 0 else None)

    fig.suptitle(
        f'S88-CONNES-DISTANCE-FINITE-SPECTRUM-IDENTITY-CONJECTURE  '
        f'(L=12; best_residual={result["value"]:.3e}; {result["verdict_class"]})',
        fontsize=11,
    )
    fig.tight_layout()
    fig.savefig(OUT_PNG, dpi=130)
    plt.close(fig)


# ---------------------------------------------------------------------------
# Section 10 — Verdict
# ---------------------------------------------------------------------------

def emit_4tuple(value, scheme, convention, L_max):
    return (f"(value={value!r}, scheme={scheme}, "
            f"convention={convention}, L_max={L_max})")


def evaluate_gate(result):
    """Composite verdict per the S87 schema-v2 collapse rule.

    OPEN-Q: INFO is the structured outcome by design; CLASS-α/β/γ
    sub-classification carries the result.

    sign_verdict     = N/A   (OPEN-Q has no directional pre-registration)
    magnitude_verdict per residual:
        PASS  if best_residual < 1e-9  (and >=2 pairs satisfy across
                                        a non-definitional candidate)
        INFO  if best_residual in [1e-9, 1e-3]
        FAIL  if best_residual > 1e-3
    regime_verdict  = VALID if all SDPs converged (status='optimal'),
                      else MARGINAL.

    Composite collapse (gate-verdicts.md S87 schema-v2):
      regime BREAKDOWN -> FAIL
      sign FAIL -> FAIL
      magnitude FAIL & regime VALID -> FAIL
      magnitude FAIL & regime MARGINAL -> INFO (sign-correct, regime-bound)
      magnitude INFO -> INFO
      else -> PASS

    For OPEN-Q this is pre-registered to land INFO unless CLASS-α achieves
    PASS-evidence-on-disk (then composite would be PASS).
    """
    cls = result['verdict_class']  # (local)
    if cls == 'CLASS-alpha':
        return 'PASS', 'PASS', 'N/A'
    if cls == 'CLASS-beta':
        return 'INFO', 'INFO', 'N/A'
    # CLASS-gamma: magnitude FAIL; with regime VALID, this collapses to FAIL,
    # but per the OPEN-Q decision rule the gate is INFO-by-design (the conjecture
    # is being closed honestly, not the gate failing). We emit composite=INFO
    # with magnitude=FAIL recorded in the 3-tuple companion row to preserve
    # the magnitude-FAIL signal for downstream audit.
    return 'INFO', 'FAIL', 'N/A'


def append_verdict(verdict, value, audit_sha, content_sha,
                   sign_v, magnitude_v, regime_v):
    line = (
        f"{GATE_ID}: {verdict} -- value={value!r} scheme={SCHEME} "
        f"convention={CONVENTION} L_max={L_MAX} "
        f"audit_sha256={audit_sha} content_sha256={content_sha} "
        f"schema_version=S84+\n"
    )
    companion = (
        f"# audit_sha256_short={audit_sha[:16]} "
        f"content_sha256_short={content_sha[:16]} "
        f"# {GATE_ID} dual-SHA companion row (W9a-99 split)\n"
    )
    tuple3 = (
        f"# sign_verdict={sign_v} magnitude_verdict={magnitude_v} "
        f"regime_verdict={regime_v} "
        f"# {GATE_ID} 3-tuple annotation (S87 schema-v2)\n"
    )
    with VERDICT_TXT.open("a", encoding="utf-8") as fp:
        fp.write(line)
        fp.write(companion)
        fp.write(tuple3)


# ---------------------------------------------------------------------------
# Section 11 — Main
# ---------------------------------------------------------------------------

def main():
    t0 = time.time()  # (local)

    pins = log_input_pins(INPUT_FILES)
    closure = closure_hash(pins)
    print(f"  closure: {closure[:16]}... (legacy closure, informational)")

    script_path = Path(__file__).resolve()  # (local)
    audit_sha, content_sha = compute_dual_sha(script_path, CANONICAL_CONSTS, pins)
    print(f"  audit_sha256:   {audit_sha[:16]}...")
    print(f"  content_sha256: {content_sha[:16]}...")
    print()

    result = compute()

    # Save NPZ
    np.savez(
        OUT_NPZ,
        candidate_identities_list=np.array(result['candidate_names']),
        residuals_per_identity=result['residual_table'],
        rhs_per_identity=result['rhs_table'],
        lhs_per_pair=result['lhs_per_pair'],
        best_residual=np.array([result['value']]),
        best_identity_form=np.array([result['best_identity_form']]),
        canonical_state_pairs_tested=np.array(result['pair_names']),
        eigenvalues_L12=np.array([result['flat_abs_count']]),
        flat_abs_min=np.array([result['flat_abs_min']]),
        flat_abs_max=np.array([result['flat_abs_max']]),
        verdict_class=np.array([result['verdict_class']]),
        conjecture_status=np.array([result['conjecture_status']]),
        sdp_status=np.array(result['sdp_status']),
        regime_verdict=np.array([result['regime_verdict']]),
        pairs_meta_json=np.array([json.dumps(result['pairs_meta'])]),
        R_sweep_values=result['R_sweep_values'],
        lhs_R_sweep=result['lhs_R_sweep'],
    )
    print(f"\n  Saved NPZ: {OUT_NPZ}")

    make_plot(result)
    print(f"  Saved plot: {OUT_PNG}")

    # Verdict + 3-tuple
    composite, magnitude_v, sign_v = evaluate_gate(result)
    regime_v = result['regime_verdict']  # (local)

    tag = emit_4tuple(result['value'], SCHEME, CONVENTION, L_MAX)
    print(f"\n  4-tuple: {tag}")
    print(f"  Verdict: {composite} (CLASS={result['verdict_class']})")
    print(f"  3-tuple: sign={sign_v}, magnitude={magnitude_v}, regime={regime_v}")

    append_verdict(composite, result['value'], audit_sha, content_sha,
                   sign_v, magnitude_v, regime_v)

    wall = time.time() - t0  # (local)
    print(f"\n=== {GATE_ID}: {composite} (CLASS={result['verdict_class']}) (wall {wall:.1f}s) ===")
    return 0


if __name__ == "__main__":
    sys.exit(main())
